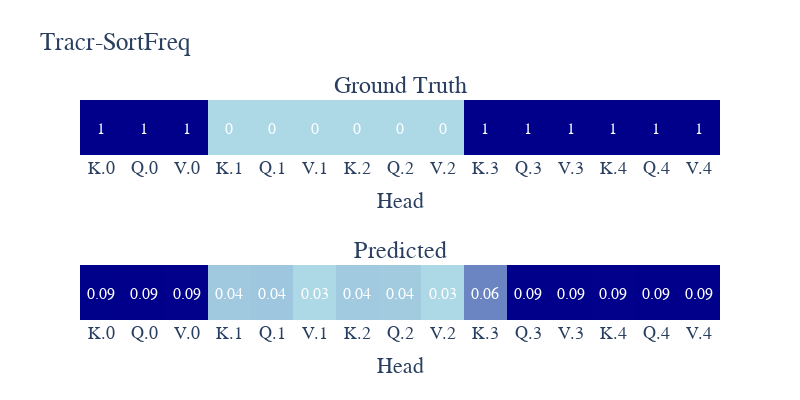

The notebook cell saved with this chart:
### Code cell
import plotly.graph_objects as go
from plotly.subplots import make_subplots

# Create a figure with two subplots
fig = make_subplots(rows=2, cols=1, subplot_titles=("Ground Truth", "Predicted"), vertical_spacing=0.50)

# Define the color scale
color_scale = [[0, 'lightblue'], [1, 'darkblue']]
formatted_labels = head_label_formatter(head_labels)

# Add the ground truth subplot
fig.add_trace(go.Heatmap(
    z=np.array([y_true]),
    colorscale=color_scale,
    showscale=False,
    text=np.array([y_true]).astype(int).astype(str),
    texttemplate="%{text}",
    textfont=dict(size=16, color='white', family='Palatino')
), row=1, col=1)

# Add the predicted subplot
fig.add_trace(go.Heatmap(
    z=np.array([y_pred]),
    colorscale=color_scale,
    showscale=False,
    text=np.array([y_pred]).astype(float).round(2).astype(str),
    texttemplate="%{text}",
    textfont=dict(size=16, color='white', family='Palatino')
), row=2, col=1)

# Update the layout
fig.update_layout(
    title=f"{task_mappings[task]}",
    xaxis=dict(
        title='Head',
        ticktext=formatted_labels,
        tickvals=list(range(len(head_labels))),
    ),
    xaxis2=dict(
        title='Head',
        ticktext=formatted_labels,
        tickvals=list(range(len(head_labels))),
    ),
    yaxis=dict(visible=False),
    yaxis2=dict(visible=False),
    height=400,
    width=800,
    template='plotly_white',
    font=dict(size=18, family='Palatino')
)

# Make subplot titles bigger
fig.update_annotations(font=dict(size=24))

# Save figure
fig.write_image(f"../output/figures/pred_vs_ground_truth_{task}.pdf")

# Show the figure
fig.show()

### Figure 1 — Plotly figure (JSON) as saved in the notebook; plotly's stock layout.template omitted (floating-point values rounded to 4 significant figures)
{"data": [{"colorscale": [[0, "lightblue"], [1, "darkblue"]], "showscale": false, "text": [["1", "1", "1", "0", "0", "0", "0", "0", "0", "1", "1", "1", "1", "1", "1"]], "textfont": {"color": "white", "family": "Palatino", "size": 16}, "texttemplate": "%{text}", "type": "heatmap", "xaxis": "x", "yaxis": "y", "z": [[1, 1, 1, 0, 0, 0, 0, 0, 0, 1, 1, 1, 1, 1, 1]]}, {"colorscale": [[0, "lightblue"], [1, "darkblue"]], "showscale": false, "text": [["0.09", "0.09", "0.09", "0.04", "0.04", "0.03", "0.04", "0.04", "0.03", "0.06", "0.09", "0.09", "0.09", "0.09", "0.09"]], "textfont": {"color": "white", "family": "Palatino", "size": 16}, "texttemplate": "%{text}", "type": "heatmap", "xaxis": "x2", "yaxis": "y2", "z": [[0.09064, 0.09068, 0.09052, 0.03809, 0.0386, 0.03376, 0.03758, 0.03728, 0.03376, 0.05566, 0.09078, 0.09071, 0.09058, 0.09067, 0.0907]]}], "layout": {"annotations": [{"font": {"size": 24}, "showarrow": false, "text": "Ground Truth", "x": 0.5, "xanchor": "center", "xref": "paper", "y": 1, "yanchor": "bottom", "yref": "paper"}, {"font": {"size": 24}, "showarrow": false, "text": "Predicted", "x": 0.5, "xanchor": "center", "xref": "paper", "y": 0.25, "yanchor": "bottom", "yref": "paper"}], "font": {"family": "Palatino", "size": 18}, "height": 400, "title": {"text": "Tracr-SortFreq"}, "width": 800, "xaxis": {"anchor": "y", "domain": [0, 1], "ticktext": ["K.0", "Q.0", "V.0", "K.1", "Q.1", "V.1", "K.2", "Q.2", "V.2", "K.3", "Q.3", "V.3", "K.4", "Q.4", "V.4"], "tickvals": [0, 1, 2, 3, 4, 5, 6, 7, 8, 9, 10, 11, 12, 13, 14], "title": {"text": "Head"}}, "xaxis2": {"anchor": "y2", "domain": [0, 1], "ticktext": ["K.0", "Q.0", "V.0", "K.1", "Q.1", "V.1", "K.2", "Q.2", "V.2", "K.3", "Q.3", "V.3", "K.4", "Q.4", "V.4"], "tickvals": [0, 1, 2, 3, 4, 5, 6, 7, 8, 9, 10, 11, 12, 13, 14], "title": {"text": "Head"}}, "yaxis": {"anchor": "x", "domain": [0.75, 1], "visible": false}, "yaxis2": {"anchor": "x2", "domain": [0, 0.25], "visible": false}}}
